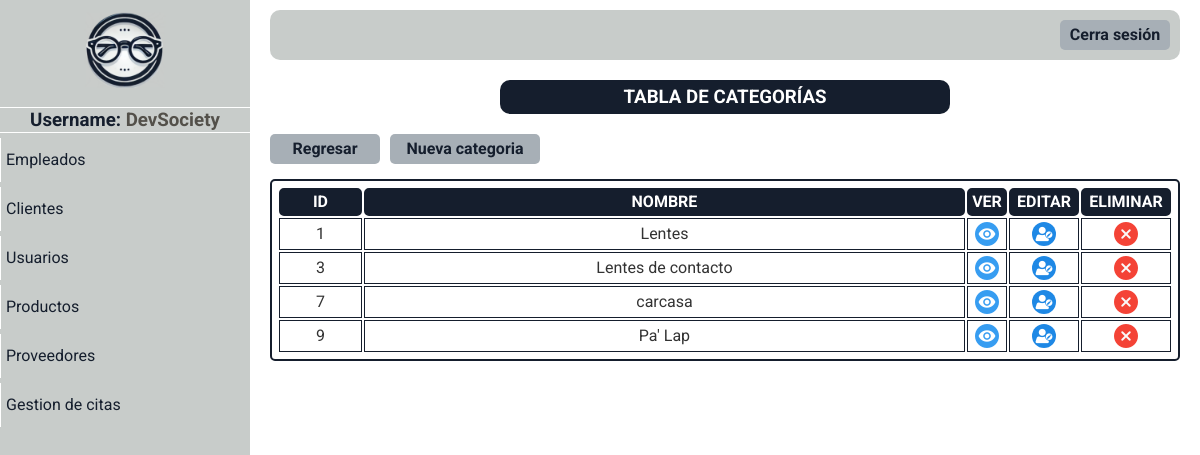
/paginas/mostrar_categoria.php (signed in), run on an earlier commit of the app's database.
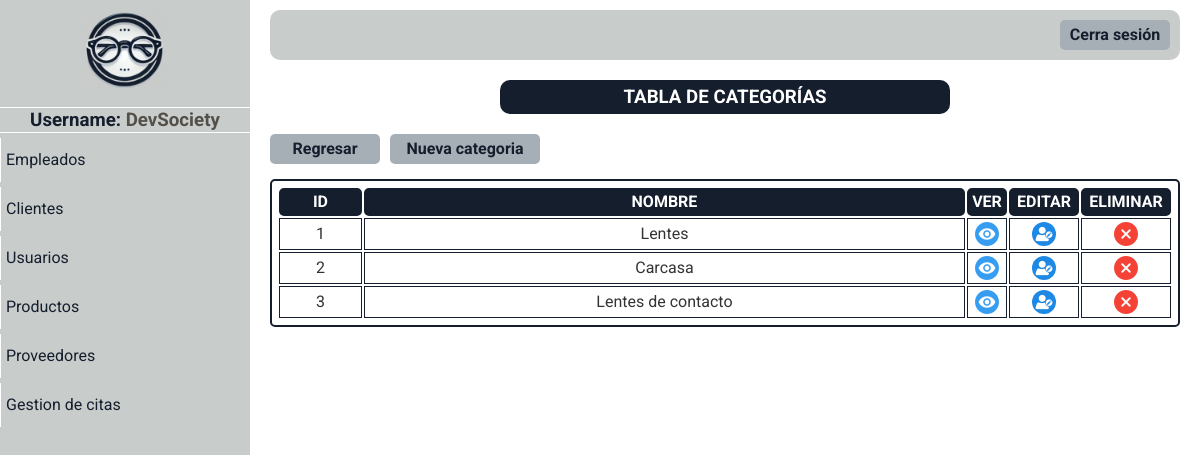
And on a later commit of the database.
### tables this page shows
CREATE TABLE `categorias` (
  `id_categoria` int(5) NOT NULL,
  `nombre_categoria` varchar(50) DEFAULT NULL,
  `libre` int(11) DEFAULT NULL
);

### paginas/mostrar_categoria.php (the view, shortened to what this page needs)
<!DOCTYPE html>
<html lang="en">
<head>
</head>
<body>
    <?php include "menu_panel.php" ?>
    <div class="usuarios-content main-content">
        <div class="titulo">
            <h3>TABLA DE CATEGORÍAS</h3>
        </div>
        <div class="opciones-btn">
            <div class="btn">
                <a href="./mostrar_productos.php">Regresar</a>
            </div>
            <div class="btn-nuevo-cliente btn">
                <a href="registrar_categoria.php">Nueva categoria</a>
            </div>
        </div>
        <table>
            <tr>
                <th>ID</th>
                <th>NOMBRE</th>
                <th>VER</th>
                <th>EDITAR</th>
                <th>ELIMINAR</th>
            </tr>
            <?php
            require "../php/conexion.php";
            $datos_categoria = "SELECT * FROM categorias ORDER BY id_categoria ASC";
            $resultado = mysqli_query($conectar, $datos_categoria);
            while ($fila = mysqli_fetch_assoc($resultado)) { ?>
                <tr>
                    <td> <?php echo "$fila[id_categoria]" ?> </td>
                    <td> <?php echo "$fila[nombre_categoria]" ?></td>
                    <td class="btn-ver"> <a href="ver_categoria.php?origen=categorias&id=<?php echo $fila['id_categoria']; ?>"><img src="../imagenes/ojo.png" alt=""></a></td>
                    <td class="btn-editar"> <a href="../paginas/editar_categoria.php?origen=categorias&id=<?php echo $fila['id_categoria']; ?>"><img src="../imagenes/edit.png" alt=""></a></td>
                    <td class="btn-eliminar"> <a href="#" onClick="validar('../php/delete_categoria.php?id=<?php echo $fila['id_categoria']; ?>','<?php echo addslashes($fila['nombre_categoria']) ?>');"><img src="../imagenes/borrar.png" alt=""></a></td>
                </tr>
            <?php
            }
            ?>
        </table>
    </div>
</body>
</html>

What changed in the data, as far as the page shows it:
removed categorias: id_categoria "7", nombre_categoria "carcasa"
removed categorias: id_categoria "9", nombre_categoria "Pa' Lap"
added categorias: id_categoria "2", nombre_categoria "Carcasa"
